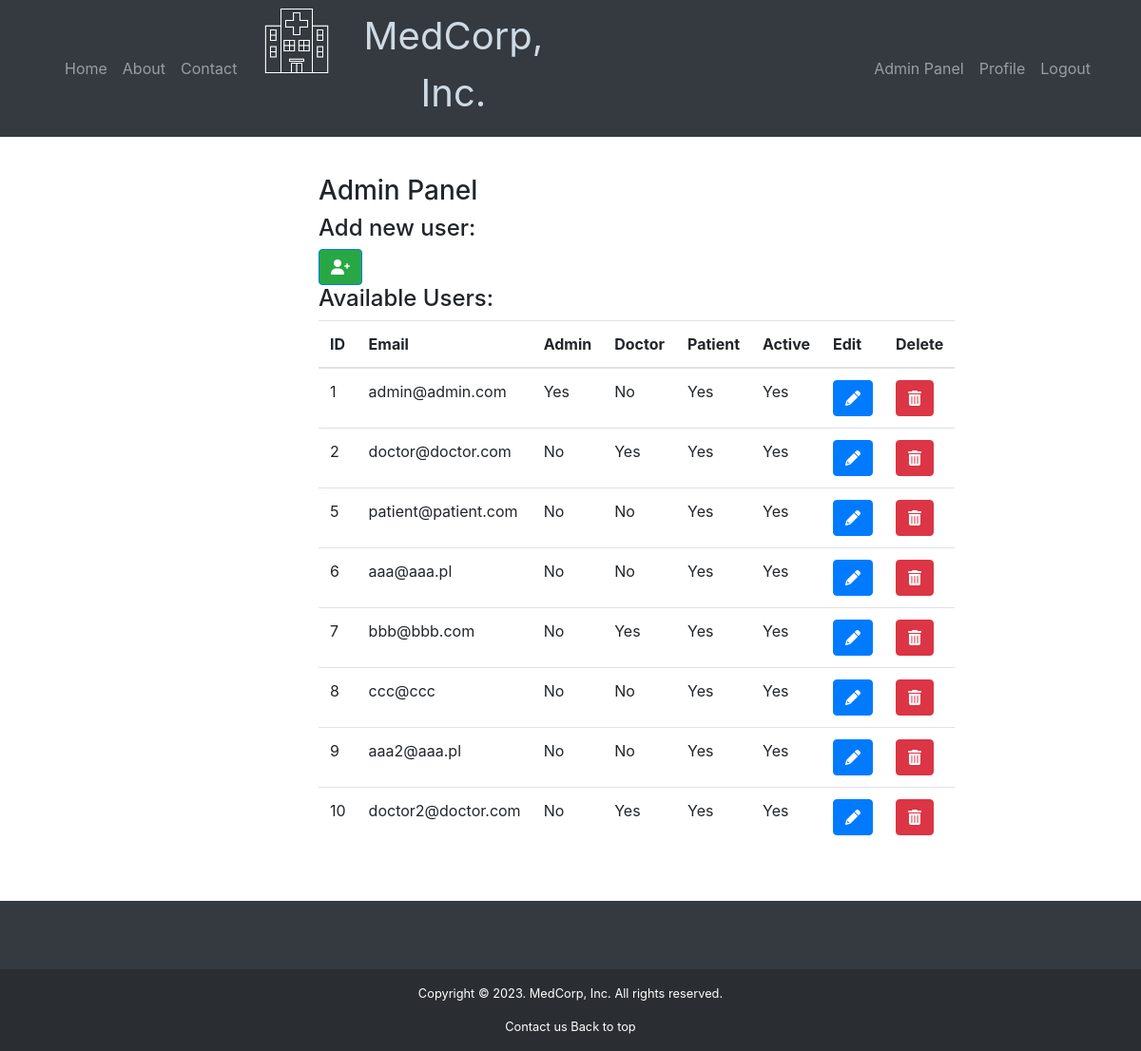
The app's page /adminpanel/ava_users (signed in) with its own data.
### library/db/models.py (models this page shows, shortened)
@dataclass
class User(UserMixin, db.Model):
    __tablename__ = 'user'
    _id = db.Column(db.Integer, primary_key=True, autoincrement=True)
    email = db.Column(db.String(100), unique=True, nullable=False)
    password = db.Column(db.String(100), nullable=False)
    specs_id = db.Column(db.Integer, db.ForeignKey("specializations._id"))
    createdDate = db.Column(db.DateTime,
                            default=datetime.utcnow, nullable=False)
    isAdmin = db.Column(db.Boolean, default=False, nullable=False)
    isDoctor = db.Column(db.Boolean, default=False, nullable=False)
    isPatient = db.Column(db.Boolean, default=True, nullable=False)
    isActive = db.Column(db.Boolean, default=True, nullable=False)
    specializations = db.relationship("Specializations", uselist=False, cascade="delete")

### library/routes/admin.py (the view)
@admin.route("/adminpanel/ava_users", methods=["GET"])
@login_required
def ava_users():
    if not current_user.isAdmin:
        abort(403)
    users = User.query.all()
    return render_template("admin/ava_users.html", users=users)

### library/templates/admin/ava_users.html (shortened to what this page needs)
{% extends 'layout.html' %}
{% block main_content %}
<h3> Admin Panel </h3>
{% if current_user.isAdmin %}
<h4>Add new user:</h4>
<a href="{{ url_for('admin.add_user') }}" class="btn btn-primary bg-success"><i class="fas fa-user-plus"></i></a>
<br>
<h4>Available Users:</h4>
<table class="table">
    <thead>
        <tr>
            <th>ID</th>
            <th>Email</th>
            <th>Admin</th>
            <th>Doctor</th>
            <th>Patient</th>
            <th>Active</th>
            <th>Edit</th>
            <th>Delete</th>
        </tr>
    </thead>
    <tbody>
        {% for user in users %}
        <tr>
            <td>{{ user._id }}</td>
            <td>{{ user.email }}</td>
            <td>{{ "Yes" if user.isAdmin else "No" }}</td>
            <td>{{ "Yes" if user.isDoctor else "No" }}</td>
            <td>{{ "Yes" if user.isPatient else "No" }}</td>
            <td>{{ "Yes" if user.isActive else "No" }}</td>
            <td><a href="{{ url_for('admin.edit_user', _id=user._id) }}" class="btn btn-primary"><i
                        class="fas fa-pencil-alt"></i></a></td>
            <td><a href="{{ url_for('admin.delete_user', _id=user._id) }}" class="btn btn-danger"><i
                        class="fas fa-trash-alt"></i></a></td>
        </tr>
        {% endfor %}
    </tbody>
</table>
{% else %}
<p>You do not have permission to access the Admin Panel.</p>
{% endif %}
{% endblock %}

### library/templates/layout.html (shortened to what this page needs)
{% from "macros/nav.html" import navbar %}
{% from "macros/footer.html" import footer %}
<!DOCTYPE html>
<html lang="en">
<head>
    <link rel="stylesheet" href="{{ url_for('static', filename='css/main.css') }}" />
    <link rel="stylesheet" href="https://cdn.jsdelivr.net/npm/bootstrap@4.0.0/dist/css/bootstrap.min.css"
>
    <link rel="stylesheet" href="https://cdnjs.cloudflare.com/ajax/libs/font-awesome/6.0.0-beta3/css/all.min.css">
</head>
<body>
    <div class="navbar-nav">
        {{ navbar(current_user) }}
    </div>
    <main>
        <div id="page-container">
            <div id="content-wrap">
                <div class="container col-6">
                {% block main_content %} {% endblock %}
            </div>
        </div>
    </div>
    </main>
    <div id="footer">
    {{ footer() }}
    </div>
</body>
</html>

### library/templates/macros/nav.html (shortened to what this page needs)
{% macro navbar(current_user) %}
<nav class="navbar navbar-expand-lg navbar-dark bg-dark">
    <div class="container">
        <div class="col-md-2">
            <div class="navbar-nav">
                <a class="nav-item nav-link {% if request.endpoint == 'pages.home' %}active{% endif %}"
                    href="/">Home</a>
                <a class="nav-item nav-link {% if request.endpoint == 'pages.about' %}active{% endif %}"
                    href="/about">About</a>
                <a class="nav-item nav-link {% if request.endpoint == 'pages.contact' %}active{% endif %}"
                    href="/contact">Contact</a>
            </div>
        </div>
        <a href="/" class="col-md-7" id="nav-logo">
            <div class="col-md-7">
                <div class="logo-image">
                    <img src="/static/svg/hospital.png" alt="Logo" class="logo" height="70px" width="70px" />
                </div>
                <div class="logo-word">
                    <h1 class="brand-name"> MedCorp, Inc. </h1>
                </div>
            </div>
        </a>
        <div>
            <div>
                {% if session["logged_in"] == True %}
                <div class="navbar-nav ml-auto">
                    {% if current_user.isAdmin %}
                    <a class="nav-item nav-link {% if request.endpoint == 'pages.admin_panel' %}active{% endif %}"
                        style="text-align:right;" href="/adminpanel">Admin Panel</a>
                    {% endif %}
                    <a class="nav-item nav-link {% if request.endpoint == 'pages.profile' %}active{% endif %}"
                        style="text-align:right;" href="/profile/{{ current_user._id }}">Profile</a>
                    <a class="nav-item nav-link" style="text-align:right;"
                        href="{{ url_for('authorize.logout') }}">Logout</a>
                </div>
                {% endif %}
            </div>
        </div>
    </div>
</nav>
{% endmacro %}

### library/templates/macros/footer.html (shortened to what this page needs)
{% macro footer() %}
<footer class="bg-dark text-center text-white">
    <small>
        <div class="container p-4 pb-0">
        </div>
        <div class="text-center p-3" style="background-color: rgba(0, 0, 0, 0.2);">
            <nav>
                <p>Copyright &copy; 2023. MedCorp, Inc. All rights reserved.</p>
                <a class="text-white" href="/contact">Contact us</a>
                <a class="text-white" href="#top">Back to top</a>
            </nav>
        </div>
    </small>
</footer>
{% endmacro %}

### library/static/css/main.css (style rules this page uses)
*, *::before, *::after { box-sizing: border-box; margin: 0; padding: 0; }
.logo-image { display: flex; float:left; margin: 0; padding: 0; }
.logo-word { display:flex; }
.navbar-nav { display: inline; }
.brand-name { font-family: -apple-system, BlinkMacSystemFont, "Segoe UI", Roboto, "Helvetica Neue", Arial, sans-serif, "Apple Color Emoji", "Segoe UI Emoji", "Segoe UI Symbol"; font-size: 2.5rem; font-weight: 400; line-height: 1.5; color: #cfdae4; text-align: center; }
#page-container { position: relative; height: auto; }
#content-wrap { padding: 2.5rem; }
html, body { height: 100%; width: 100%; margin: 0; display: table; }
#footer { display: table-row; height: 50px; margin-top: -50px; }
.logo { filter: brightness(0) invert(1); }

### records on screen
User: _id "1", email "admin@admin.com", isAdmin "Yes", isDoctor "No", isPatient "Yes", isActive "Yes"
User: _id "2", email "doctor@doctor.com", isAdmin "No", isDoctor "Yes", isPatient "Yes", isActive "Yes"
User: _id "5", email "patient@patient.com", isAdmin "No", isDoctor "No", isPatient "Yes", isActive "Yes"
User: _id "6", email "aaa@aaa.pl", isAdmin "No", isDoctor "No", isPatient "Yes", isActive "Yes"
User: _id "7", email "bbb@bbb.com", isAdmin "No", isDoctor "Yes", isPatient "Yes", isActive "Yes"
User: _id "8", email "ccc@ccc", isAdmin "No", isDoctor "No", isPatient "Yes", isActive "Yes"
User: _id "9", email "aaa2@aaa.pl", isAdmin "No", isDoctor "No", isPatient "Yes", isActive "Yes"
User: _id "10", email "doctor2@doctor.com", isAdmin "No", isDoctor "Yes", isPatient "Yes", isActive "Yes"
